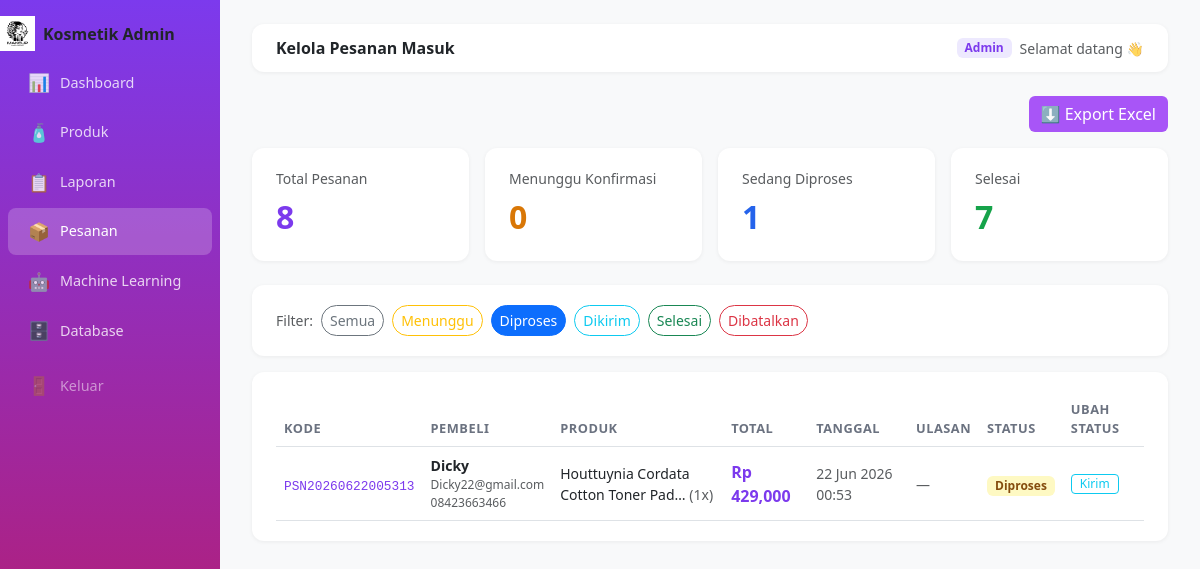
Before: /pesanan?status=Diproses (signed in) with the older database file.
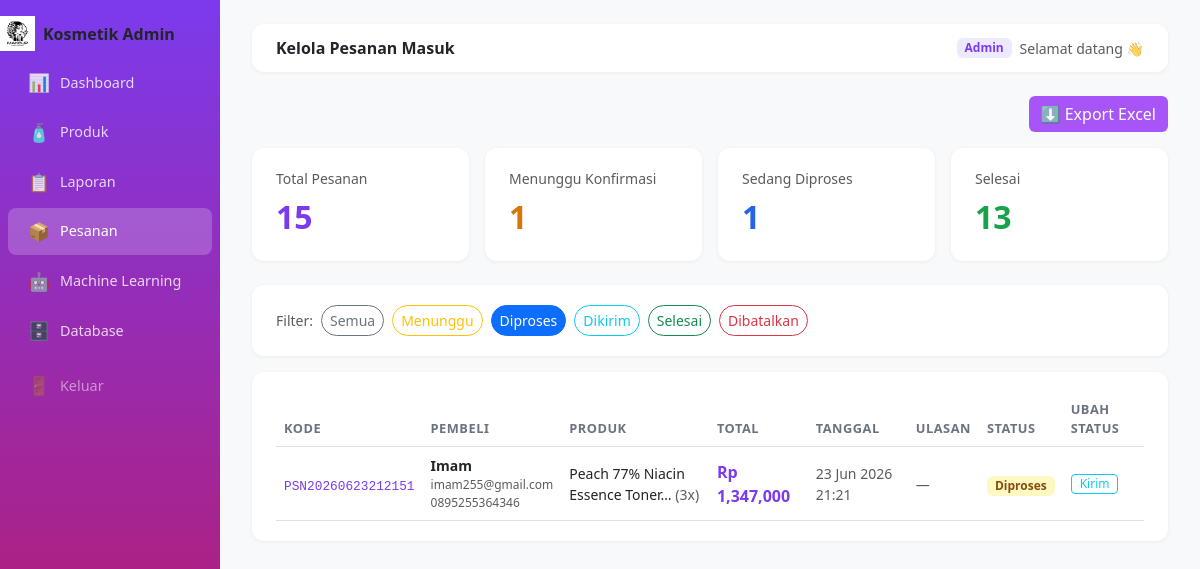
After: the same page with the newer database file.
### admin/app_admin.py (models this page shows)
class Pesanan(db.Model):
    id           = db.Column(db.Integer, primary_key=True)
    kode         = db.Column(db.String(30), unique=True)
    nama_pembeli = db.Column(db.String(100))
    email        = db.Column(db.String(100))
    no_hp        = db.Column(db.String(20))
    alamat       = db.Column(db.Text)
    total_harga  = db.Column(db.Float)
    status       = db.Column(db.String(20), default='Menunggu')
    tanggal      = db.Column(db.String(30))
    items        = db.relationship('PesananItem', backref='pesanan')

class PesananItem(db.Model):
    id         = db.Column(db.Integer, primary_key=True)
    pesanan_id = db.Column(db.Integer, db.ForeignKey('pesanan.id'))
    produk_id  = db.Column(db.Integer, db.ForeignKey('produk.id'))
    jumlah     = db.Column(db.Integer)
    harga_saat = db.Column(db.Float)
    produk     = db.relationship('Produk')

class Produk(db.Model):
    id          = db.Column(db.Integer, primary_key=True)
    brand       = db.Column(db.String(100))
    nama        = db.Column(db.String(200))
    tipe        = db.Column(db.String(50))
    ukuran      = db.Column(db.String(50))
    harga       = db.Column(db.Float)
    stok        = db.Column(db.Integer, default=0)
    terjual     = db.Column(db.Integer, default=0)
    rating      = db.Column(db.Float, default=0)
    bpom_id     = db.Column(db.String(50))
    url         = db.Column(db.String(300))
    deskripsi   = db.Column(db.Text)
    ingredients = db.Column(db.Text)
    gambar      = db.Column(db.String(200))

### admin/app_admin.py (the view)
@app.route('/pesanan')
def pesanan():
    if not cek_login(): return redirect('/')
    status_filter = request.args.get('status','')
    query = Pesanan.query
    if status_filter: query = query.filter(Pesanan.status==status_filter)
    pesanan_list = query.order_by(Pesanan.id.desc()).all()
    return render_template('admin_pesanan.html', pesanan_list=pesanan_list,
        status_filter=status_filter,
        total_pesanan=Pesanan.query.count(),
        total_menunggu=Pesanan.query.filter_by(status='Menunggu').count(),
        total_diproses=Pesanan.query.filter_by(status='Diproses').count(),
        total_selesai=Pesanan.query.filter_by(status='Selesai').count())

### admin/app_admin.py (called while the page is built)
def cek_login():
    return session.get('login', False)

### admin/templates/admin_pesanan.html (shortened to what this page needs)
{% extends 'base.html' %}
{% block page_title %}Kelola Pesanan Masuk{% endblock %}
{% block content %}
<div class="mb-3 text-end">
  <a href="/pesanan/export" class="btn btn-purple text-white">
    ⬇️ Export Excel
  </a>
</div>
<div class="row g-3 mb-4">
  <div class="col-md-3">
    <div class="card-stat">
      <div class="text-muted small mb-1">Total Pesanan</div>
      <div class="fs-2 fw-bold" style="color:#7c3aed">{{ total_pesanan }}</div>
    </div>
  </div>
  <div class="col-md-3">
    <div class="card-stat">
      <div class="text-muted small mb-1">Menunggu Konfirmasi</div>
      <div class="fs-2 fw-bold" style="color:#d97706">{{ total_menunggu }}</div>
    </div>
  </div>
  <div class="col-md-3">
    <div class="card-stat">
      <div class="text-muted small mb-1">Sedang Diproses</div>
      <div class="fs-2 fw-bold" style="color:#2563eb">{{ total_diproses }}</div>
    </div>
  </div>
  <div class="col-md-3">
    <div class="card-stat">
      <div class="text-muted small mb-1">Selesai</div>
      <div class="fs-2 fw-bold" style="color:#16a34a">{{ total_selesai }}</div>
    </div>
  </div>
</div>
<div class="card-stat mb-3 d-flex gap-2 flex-wrap align-items-center">
  <span class="text-muted small">Filter:</span>
  <a href="/pesanan" class="btn btn-sm {% if not status_filter %}btn-purple text-white{% else %}btn-outline-secondary{% endif %}" style="border-radius:20px;">Semua</a>
  {% for s, warna in [('Menunggu','warning'),('Diproses','primary'),('Dikirim','info'),('Selesai','success'),('Dibatalkan','danger')] %}
  <a href="/pesanan?status={{ s }}" class="btn btn-sm btn-outline-{{ warna }} {% if status_filter==s %}active{% endif %}" style="border-radius:20px">{{ s }}</a>
  {% endfor %}
</div>
<div class="card-stat">
  <div class="table-responsive">
    <table class="table table-hover align-middle mb-0">
      <thead><tr>
        <th>Kode</th><th>Pembeli</th><th>Produk</th><th>Total</th><th>Tanggal</th><th>Ulasan</th><th>Status</th><th>Ubah Status</th>
      </tr></thead>
      <tbody>
      {% for p in pesanan_list %}
      <tr>
        <td><code style="color:#7c3aed;font-size:.8rem">{{ p.kode }}</code></td>
        <td>
          <div class="fw-semibold small">{{ p.nama_pembeli }}</div>
          <div class="text-muted" style="font-size:.75rem">{{ p.email }}</div>
          <div class="text-muted" style="font-size:.75rem">{{ p.no_hp }}</div>
        </td>
        <td class="small">
          {% for item in p.items %}
          <div>{{ item.produk.nama[:35] if item.produk else '-' }}… <span class="text-muted">({{ item.jumlah }}x)</span></div>
          {% endfor %}
        </td>
        <td class="fw-bold" style="color:#7c3aed">Rp {{ "{:,.0f}".format(p.total_harga) }}</td>
        <td class="text-muted small">{{ p.tanggal }}</td>
        <td style="max-width:180px">
          {% if p.status == 'Selesai' %}
            {% set rev = p.reviews %}
            {% if rev %}
              {% for r in rev %}
              <div class="mb-1">
                <div>{% for i in range(r.rating) %}⭐{% endfor %}</div>
                <div class="fw-semibold small">{{ r.nama }}</div>
                <div class="text-muted" style="font-size:.75rem;line-height:1.4">
                  "{{ r.komentar[:80] }}{% if r.komentar|length > 80 %}…{% endif %}"
                </div>
                <div class="text-muted" style="font-size:.7rem">{{ r.tanggal }}</div>
              </div>
              {% endfor %}
            {% else %}
              <span class="text-muted small">Belum ada ulasan</span>
            {% endif %}
          {% else %}
            <span class="text-muted small">—</span>
          {% endif %}
        </td>
        <td>
          <span class="badge px-2 py-1" style="font-size:.75rem;
            background:{% if p.status=='Selesai' %}#dcfce7;color:#166534
            {% elif p.status=='Dikirim' %}#dbeafe;color:#1e40af
            {% elif p.status=='Diproses' %}#fef9c3;color:#854d0e
            {% elif p.status=='Dibatalkan' %}#fee2e2;color:#991b1b
            {% else %}#fef9c3;color:#854d0e{% endif %}">
            {{ p.status }}
          </span>
        </td>
        <td>
          <div class="d-flex gap-1 flex-wrap">
            {% if p.status == 'Menunggu' %}
            <a href="/pesanan/update/{{ p.id }}/Diproses" class="btn btn-sm btn-outline-primary py-0 px-2" style="font-size:.75rem">Proses</a>
            <a href="/pesanan/update/{{ p.id }}/Dibatalkan" class="btn btn-sm btn-outline-danger py-0 px-2" style="font-size:.75rem">Batalkan</a>
            {% elif p.status == 'Diproses' %}
            <a href="/pesanan/update/{{ p.id }}/Dikirim" class="btn btn-sm btn-outline-info py-0 px-2" style="font-size:.75rem">Kirim</a>
            {% elif p.status == 'Dikirim' %}
            <a href="/pesanan/update/{{ p.id }}/Selesai" class="btn btn-sm btn-outline-success py-0 px-2" style="font-size:.75rem">Selesai</a>
            {% else %}
            <span class="text-muted small">—</span>
            {% endif %}
          </div>
        </td>
      </tr>
      {% endfor %}
      </tbody>
    </table>
  </div>
</div>
{% endblock %}

### admin/templates/base.html (shortened to what this page needs)
<!DOCTYPE html>
<html lang="id">
<head>
  <link href="https://cdn.jsdelivr.net/npm/bootstrap@5.3.0/dist/css/bootstrap.min.css" rel="stylesheet">
</head>
<body>
<div class="sidebar">
  <div class="navbar-brand fw-bold d-flex align-items-center gap-2" href="/">
        <img src="/static/img/download.png" alt="Logo" width="35" height="35">
      Kosmetik Admin
  </div>
  <nav class="mt-2">
    <a href="/dashboard" class="{% if request.path=='/dashboard' %}active{% endif %}"><span>📊</span> Dashboard</a>
    <a href="/produk"    class="{% if '/produk' in request.path %}active{% endif %}"><span>🧴</span> Produk</a>
    <a href="/laporan"   class="{% if request.path=='/laporan' %}active{% endif %}"><span>📋</span> Laporan</a>
    <a href="/pesanan" class="{% if request.path=="/pesanan" %}active{% endif %}"><span>📦</span> Pesanan</a>
    <a href="/ml" class="{% if '/ml' in request.path %}active{% endif %}"><span>🤖</span> Machine Learning</a>
    <a href="/database" class="{% if '/database' in request.path %}active{% endif %}"><span>🗄️</span> Database</a>
    <a href="/logout" class="mt-2" style="color:rgba(255,255,255,.5)"><span>🚪</span> Keluar</a>
  </nav>
</div>
<div class="main-content">
  <div class="topbar">
    <div>
      <span class="fw-semibold">{% block page_title %}Dashboard{% endblock %}</span>
    </div>
    <div class="d-flex align-items-center gap-2">
      <span class="badge" style="background:#ede9fe;color:#7c3aed">Admin</span>
      <span class="text-muted small">Selamat datang 👋</span>
    </div>
  </div>
  {% block content %}{% endblock %}
</div>
</body>
</html>

### admin/templates/base.html (style rules this page uses)
:root { --pink:#e879a0;--purple:#a855f7;--soft:#fdf4ff; }
body { background:#f8f9fa;font-family:'Segoe UI',sans-serif; }
.sidebar { width:220px;min-height:100vh;background:linear-gradient(180deg,#7c3aed,#be185d);position:fixed;top:0;left:0;padding-top:1rem; }
.sidebar a { display:flex;align-items:center;gap:10px;color:rgba(255,255,255,.8);text-decoration:none;padding:.65rem 1.25rem;border-radius:8px;margin:.15rem .5rem;font-size:.9rem;transition:.2s; }
.sidebar a:hover,.sidebar a.active { background:rgba(255,255,255,.2);color:#fff; }
.sidebar a span { font-size:1.1rem; }
.main-content { margin-left:220px;padding:1.5rem 2rem; }
.topbar { background:#fff;border-radius:12px;padding:.75rem 1.5rem;display:flex;align-items:center;justify-content:space-between;margin-bottom:1.5rem;box-shadow:0 1px 4px rgba(0,0,0,.06); }
.card-stat { background:#fff;border-radius:12px;padding:1.25rem 1.5rem;border:none;box-shadow:0 1px 4px rgba(0,0,0,.06); }
.table th { font-size:.8rem;color:#6b7280;font-weight:600;text-transform:uppercase;letter-spacing:.04em; }
.btn-purple { background:var(--purple);color:#fff;border:none; }

Changed rows visible on the page:
no longer on this page (row edited): Pesanan: kode "PSN20260622005313", nama_pembeli "Dicky", email "Dicky22@gmail.com", no_hp "08423663466", total_harga "429,000", tanggal "22 Jun 2026 00:53", status "Diproses"
no longer on this page (row unchanged): PesananItem: produk "Houttuynia Cordata Cotton Toner Pad", jumlah "1", shown under "PSN20260622005313"
added Pesanan: kode "PSN20260623212151", nama_pembeli "Imam", email "imam255@gmail.com", no_hp "0895255364346", total_harga "1,347,000", tanggal "23 Jun 2026 21:21", status "Diproses"
added PesananItem: produk "Peach 77% Niacin Essence Toner", jumlah "3", shown under "PSN20260623212151"
Other visible differences:
{{ total_pesanan }}: "8" → "15"
{{ total_menunggu }}: "0" → "1"
{{ total_selesai }}: "7" → "13"
